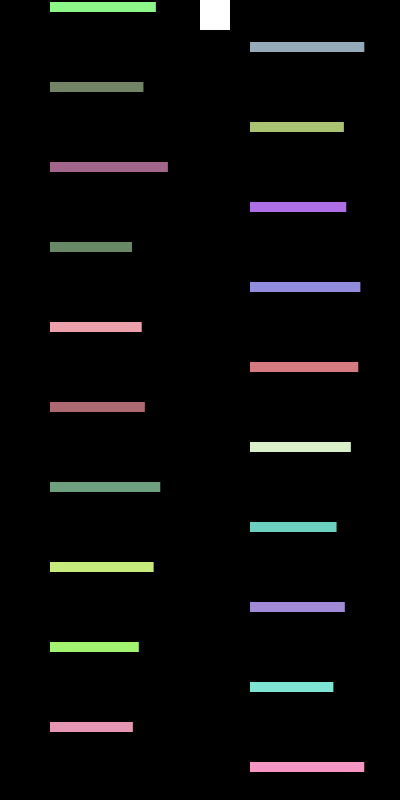
Frame 1 (no input)
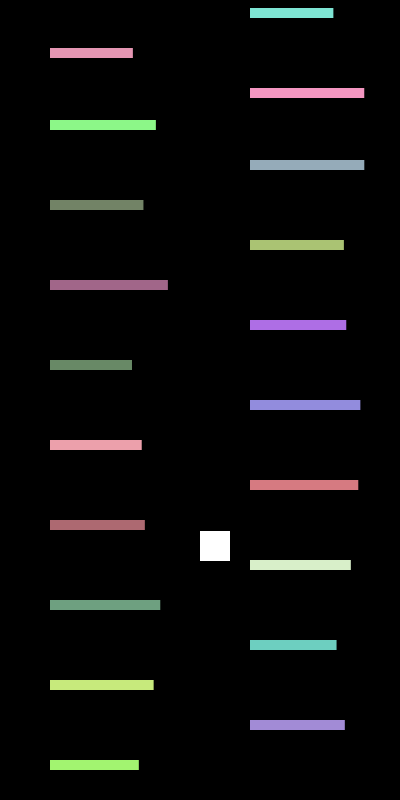
Frame 60 (the mouse pressed at the canvas centre just before this capture)
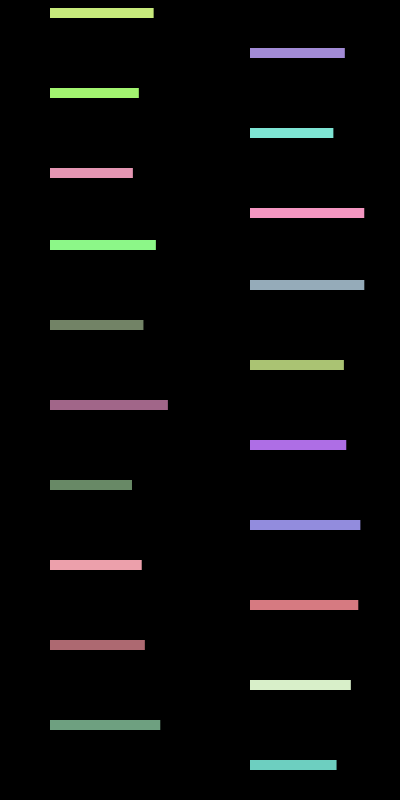
Frame 120 (the mouse held since frame 60 and released just before this capture)

The Processing sketch that drew these frames (run headless with seeded random() and noise(); from frame 60 on, the mouse is pressed at the canvas centre):

// Processing sketch: processing_49363
// ── processing_49363.pde

//key pressed variables
boolean leftPressed = false;
boolean rightPressed = false;
boolean spacePressed = false;

boolean gameover = false;
 
Player myPlayer;
Platform[] platforms = new Platform[20];
 
void setup() {
 
  size(400,800);
  smooth();
  noStroke();
  frameRate(60);
  myPlayer = new Player();
  
  //this sould create teh distace between the platforms and stager them based on i
  for(int i=0; i<platforms.length; i++) {
    if(i%2==0 || i==0) {
    platforms[i] = new Platform(50, i*40);
    } else
    platforms[i] = new Platform(250, i*40);
  }
}
 
void draw() {
 
 if(!gameover) {
    background(0);
    for(int i=0; i<platforms.length; i++) {
      platforms[i].update();
    }
    myPlayer.update();
    //myPlayer.collisionCheck();
    for(int i=0; i<platforms.length; i++) {
      if(platforms[i].collision(myPlayer.x, myPlayer.y, 30, 30)) {
      
        myPlayer.airborne = false;
        break;
      }
    }
  } else {
  text("GAME OVER", width/2, height/2);
  text("press space to play again", width/2, (height/2)+50);
  }
   
}
 
void keyPressed() {
  
  if (key == CODED) {
    if (keyCode == LEFT) leftPressed = true;
    else if (keyCode == RIGHT) rightPressed = true;
  }
  if (key == ' ') {
      spacePressed = true;
      gameover = false;
  }
}
  
void keyReleased() {
  
 if (key == CODED) {
   if (keyCode == LEFT) leftPressed = false;
   else if (keyCode == RIGHT) rightPressed = false;
 }
 if (key == ' ') spacePressed = false;
}

class Platform {
 
  float x;
  float y;
  float startx;
  float starty;
  float yvel = 2;
  float blocklength = random(80,120);;
  float blockheight = 10;
  color c = color((int)random(100,255), (int)random(100,255), (int)random(100,255));
 
   
  Platform(float xpos, float ypos) {
   
    //add a random deviate
    x = xpos;
    y = ypos;
    startx = x;
    starty = y;
  }
  
  void reset(){
   
   x = startx;
   y = 0;
  }
   
  void update() {
     
    y+=yvel;
     
    if(y+blockheight > height) {
    reset();
    }
    
      
    fill(c);
    //rectMode(CENTER);
    rect(x,y, blocklength, blockheight);
  }
  
  boolean collision(float xtemp, float ytemp, float widthtemp, float heighttemp) {
     
    return(x < (xtemp+widthtemp) && (x+blocklength) > xtemp && y < (ytemp+heighttemp) && (y+blockheight) > ytemp);
  } 
 
}

class Player {
   
  float x;
  float y;
  float xspeed = 6.5;
  float jumpspeed;
  float drag;
   
  float playersize;
  float playerbase;
  float gravity = 9;
  
  boolean grounded = false;
  boolean airborne = true;  
   
  Player() {
   
    x = width/2;
    y = 0;
    playersize = 30;
  }
   
  void jump() {
     
    if(spacePressed && grounded) {
      jumpspeed = -150;
      drag = 0.8;
       
      jumpspeed *= drag;
      y+=jumpspeed;
      
      grounded = false;
    }
  }
   
  void update() {
   
    if(leftPressed) x-=xspeed;
    else if(rightPressed) x+=xspeed;
     
    jump();
         
    fill(255);
    rect(x, y, playersize, playersize);
    y+=gravity;
  }
   
   
   
//  void collisionCheck() {
//     
//    playerbase = y+playersize;
//     
//    if(playerbase > height ) {
//      gameover = true;
//      y = 0;
//    }
//    if(x > width) x = 0-playersize;
//    else if(x < 0-playersize) x = width;
//     
//    for(int i=0; i<platforms.length; i++) { 
//      if(playerbase > platforms[i].y && playerbase < platforms[i].y+platforms[i].blockheight && x > platforms[i].x && x < platforms[i].x+platforms[i].blocklength) {
//        //gravity = platforms[i].yvel;
//        y = platforms[i].y-playersize+platforms[i].yvel;
//        //grounded = true;
//        airborne = false;
//      }
//       
//    }
//  }
}

 

                                                                                                                                                                
